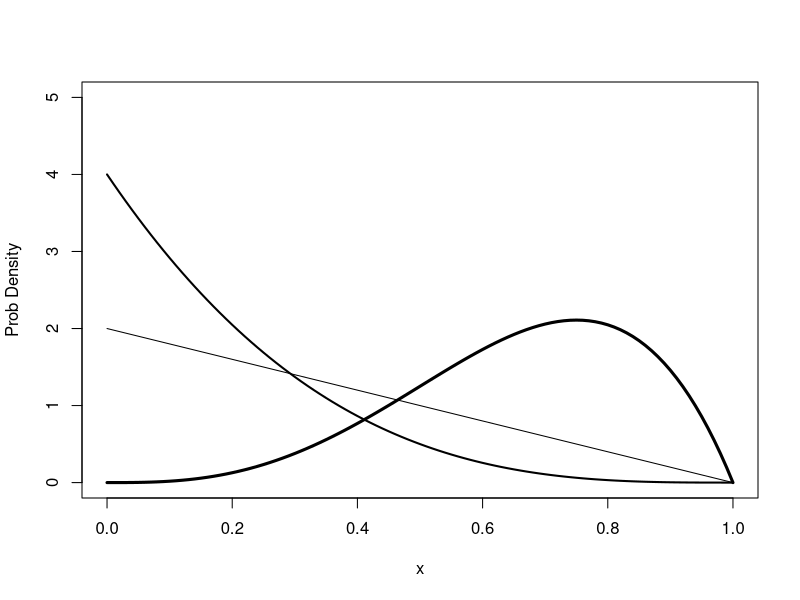
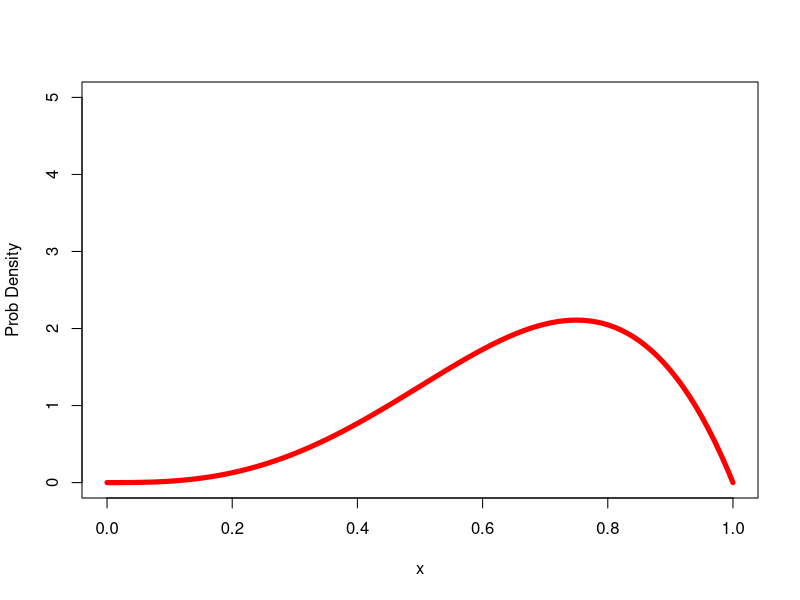

Here is the R script that generated these plots, in order:
## ---- chunk 1
x <- seq(0,1,length=101)
plot(1:2,ylim=c(0,5),xlim=c(0,1),xlab="x",ylab="Prob Density",type="n")
lines(x,dbeta(x,shape1=1,shape2=2),lwd=1)
lines(x,dbeta(x,1,4),lwd=2)
lines(x,dbeta(x,4,2),lwd=3)

## ---- chunk 2
drawBeta <- function(a,b,...){
  x <- seq(0,1,length=101)
  plot(1:2,ylim=c(0,5),xlim=c(0,1),xlab="x",ylab="Prob Density",type="n")
  return(lines(x,dbeta(x,a,b),...))
  }

drawBeta(4,2,col="red",lwd=5)

